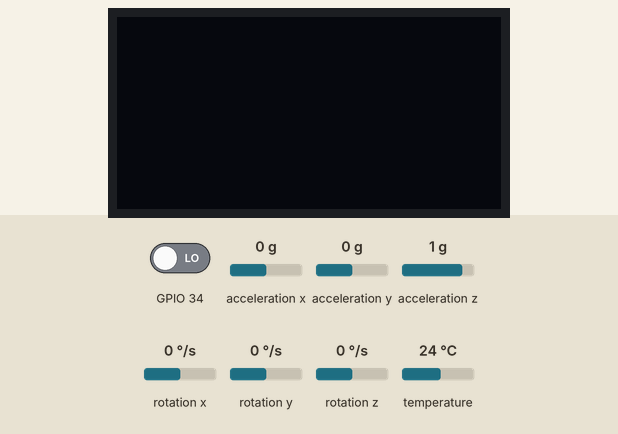
Simulated run of this sketch. Board: ESP32. On the bench: 128×64 one-colour display. The test bench sets the inputs (shaded band); at power-on: GPIO 34 LOW, acceleration x 0 g, acceleration y 0 g, acceleration z 1 g, rotation x 0 °/s, rotation y 0 °/s, rotation z 0 °/s, temperature 24 °C. What the sketch prints to the serial monitor is not drawn.

Above: at 1.2 s.
1.3 s: GPIO 34 driven HIGH
At 2.2 s:
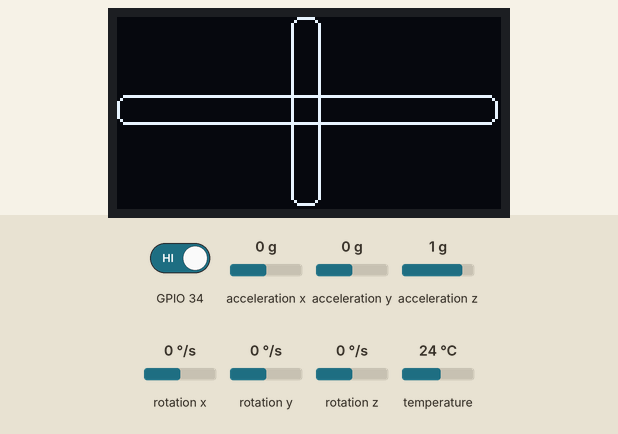
2.8 s: GPIO 34 driven LOW
At 3.3 s:
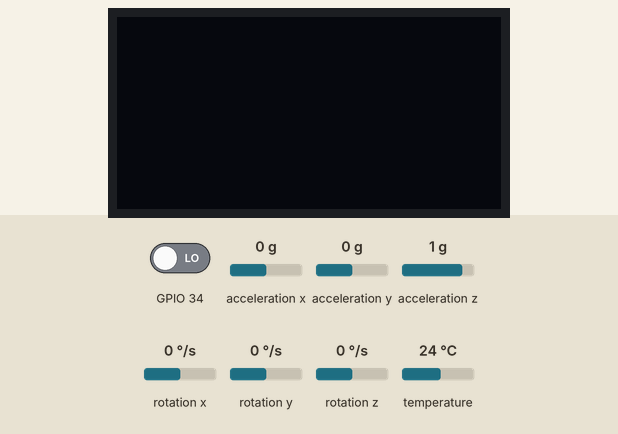
Timing chart, 0 to 5.8 s (numbered marks = the images above; inputs shaded):
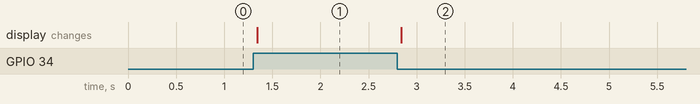

The sketch:

leveler.ino
```cpp
#include <Arduino.h>
#include <U8g2lib.h>
#include <Adafruit_MPU6050.h>
#include <Adafruit_Sensor.h>
#include <Wire.h>

U8G2_SSD1306_128X64_NONAME_F_HW_I2C u8g2(U8G2_R0, /* clock=*/ SCL, /* data=*/ SDA, /* reset=*/ U8X8_PIN_NONE);
Adafruit_MPU6050 mpu;

void setup() {
  // put your setup code here, to run once:
  pinMode(32,INPUT);
  pinMode(33,INPUT);
  pinMode(34,INPUT);
  u8g2.begin();
  Serial.begin(115200);
  if (!mpu.begin()) {
    Serial.println("Failed to find MPU6050 chip");
    while (1) {
      delay(10);
    }
  }
  mpu.setAccelerometerRange(MPU6050_RANGE_16_G);
  mpu.setGyroRange(MPU6050_RANGE_500_DEG);
  mpu.setFilterBandwidth(MPU6050_BAND_21_HZ);
}

sensors_event_t a, g, temp;
int x_adj, y_adj;

void loop()
{
  leveler();
  Serial.println("exited");
}

void leveler() {
  // put your main code here, to run repeatedly:
  while(digitalRead(34))
  {
    mpu.getEvent(&a, &g, &temp);
    x_adj = map(a.acceleration.x*10,100.0,-100.0,0,63);
    y_adj = map(a.acceleration.y*10,100.0,-100.0,0,127);
    u8g2.clearBuffer();
    u8g2.drawRFrame(58,0,10,63,3);
    u8g2.drawRFrame(0,26,127,10,3);
    if(y_adj>63)
      u8g2.drawBox(63,26,y_adj-63,10);
    else
      u8g2.drawBox(y_adj,26,63-y_adj,10);
    if(x_adj>31)
      u8g2.drawBox(58,31,10,x_adj-31);
    else
      u8g2.drawBox(58,x_adj,10,31-x_adj);
    u8g2.sendBuffer();
  }
  u8g2.clear();
}
```

Measured:
- after the input at 1.3 s, the display: changes at once (image 1)
- after the input at 2.8 s, the display: changes at once (image 2)
